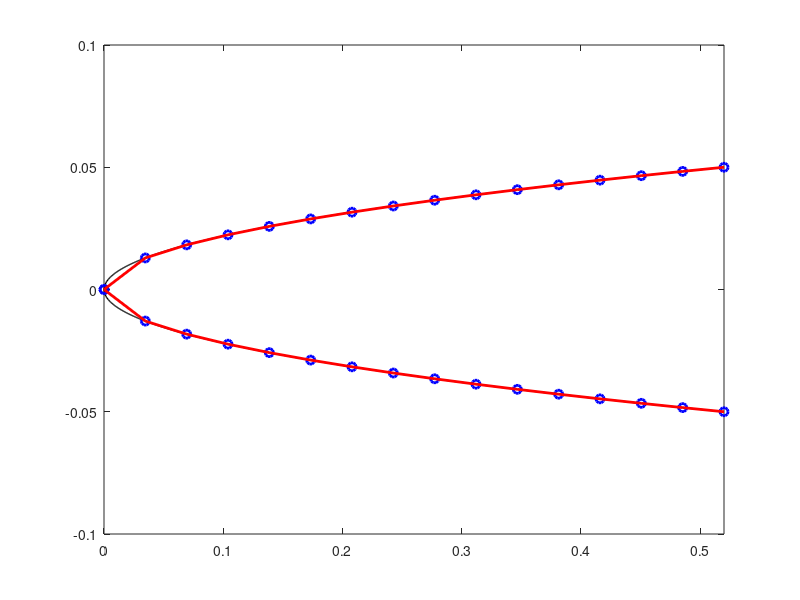

The MATLAB source for this figure: (Note: this script raises an error after producing the figure.)
%Nose cone function and tangent approximation
clc
close all
clear all

L = 0.52; %nose length
R = 0.05 ; %nose base radius
C= 0; %haack series parameter, 0 for Von Karman
n = 1/2; %power series parameter
M = 1.2;
g = 1.4; %ratio of specific heats
P_inf = 301125; %freestream pressure, atmosferic pressure
T_inf = 1; %freestream temperature
rho_inf = 1.225; %freestream density

x = linspace(0,L,1000);
P =zeros(1000,1);

%nosecone shape function
%von karman
%y = @(x) (R/sqrt(pi))*sqrt(acos(1-(2.*x)/L)-(sin(2.*acos(1-(2.*x)/L)))/2+C*(sin(acos(1-(2.*x)/L))).^3);
%power series
y = @(x) R*(x./L).^n;
ys = y(x);

%slope of the tangent lines
%von karman
%dy_by_dx = @(x) -(R.*((2.*cos(2.*acos(1 - (2.*x)./L)))./(L.*(1 - ((2.*x)./L - 1).^2.).^(1/2)) - 2./(L.*(1 - ((2.*x)./L - 1).^2).^(1/2)) + (6.*C.*(1 - ((2.*x)./L - 1).^2).^(1/2).*((2.*x)./L - 1))./L))./(2.*sqrt(pi).*(acos(1 - (2.*x)./L) - sin(2.*acos(1 - (2.*x)./L))/2 + C.*(1 - ((2.*x)./L - 1).^2).^(3/2)).^(1/2));
%power series
dy_by_dx = @(x) n*(R/L^n).*x.^(n-1);
y_f = dy_by_dx(x);

plot(x,ys,"k","LineWidth",1)
hold on
plot(x,-ys,"k","LineWidth",1)
axis([0 L -0.1 0.1])

S = 15; % Desidered Segments
N = S + 1; % Number of Nodes
delta = (max(y_f)-min(y_f))/(N); %gradient delta
x_t = zeros(N,1); %x position of the tangent nodes
y_t = zeros(N,1); %y position of the tangent nodes
x_t(1) = 0; %the tip is set to be a tangent node
y_t(1) = 0;
k = 2;%number of tangent nodes alreay found (tip+base)

for i = 1:length(y_f)
    
    if  y_f(i) <= max(y_f) - delta && k == 2
        x_t(k) = x(i);
        k = k + 1;
       
    elseif (y_f(i) <= (dy_by_dx(x_t(k - 1)) - delta)) && (k > 2)
        x_t(k) = x(i);
        k = k + 1;
    end
end

x_t(N) = L;%the base is set to be a tangent node
y_t(N) = R;
y_t = y(x_t);
%to solve numerical cancellation problem that might leave some zeros in tne
%x_t array:
k = 2;
while k<N
    if x_t(k) == 0 %if a 0 is found in the array (in a position different for 1, because k starts at 2)
        ns = N-k;%number of nodes to correct
        d = (x_t(N)-x_t(k-1))/(ns+1);%the 0 nodes are substituted by equispaced nodes of length d
        for j = 1:ns
            x_t(k+j-1)=x_t(k-1)+d*j;
            y_t(k+j-1) = y(x_t(k+j-1));
        end
        k = N+1;%to break the loop
    end
    k = k+1;
end
%Method 1: join the tangent nodes. Tangent nodes coincident to the
%final nodes. Red segments
plot(x_t,y_t,"bo", "LineWidth",2)
plot(x_t,-y_t, "bo", "LineWidth",2)
for i = 1:S
    x1 = x_t(i);
    x2 = x_t(i + 1);
    plot([x1;x2], [y(x1);y(x2)],'r','linewidth',2)
    plot([x1;x2], [-y(x1);-y(x2)],'r','linewidth',2)
end

%Method 2: find the final nodes by intersecting the tangents to the
%already found tangent nodes. Green segments.
x_n = zeros(N+1,1); %x position of the final nodes
y_n = zeros(N+1,1); %y position of the final nodes
for j = 1:(length(x_t)-1)
    x1 = x_t(j);
    x2 = x_t(j+1);
    y1 = y_t(j);
    y2 = y_t(j+1);
    m1 = n*(R/L^n)*x1^(n-1);%slopes of the tangents in the tangent nodes
    m2 = dy_by_dx(x2);
    x = (y2-y1+m1*x1-m2*x2)/(m1-m2);
    y = m1*(x-x1)+y1;
    x_n(j+1)=x;
    y_n(j+1)=y;
    
end
x_n(length(x_t)+1) = L;
y_n(length(y_t)+1) = R;


%barrowman method + expansion waves 
NU = @(M) (atan((M^2 - 1)^(1/2)*((g - 1)/(g + 1))^(1/2))*(g + 1)^(1/2))/(g - 1)^(1/2) - atan((M^2 - 1)^(1/2));
dNU = @(M) (M*((g - 1)/(g + 1))^(1/2)*(g + 1)^(1/2))/((M^2 - 1)^(1/2)*(((M^2 - 1)*(g - 1))/(g + 1) + 1)*(g - 1)^(1/2)) - 1/(M*(M^2 - 1)^(1/2));
B = @(M) (g*M^2)/(2*(M^2-1));
Omega = @(M) (1/M)*((1+M^2*(g-1)/2)/((g+1)/2))^((g+1)/(2*(g-1)));
for k=1:length(x_n)-1
    theta = atan((y_n(k+1)-y_n(k))./(x_n(k+1)-x_n(k)));
    if k ==1
        [M0,P0] = taylor_maccoll_solver(M, theta, g, P_inf, T_inf, rho_inf);%P costante in questo tratto
        P = @(x) P0;
        %syms x;
        %Cdwl = (4/(g*M_inf^2))*int(P0*sin(theta)*2*pi,x,0,x_n(k+1));
        M1 = M0;
        dpds1 = 0;
        P2 = P0;
    else
        [MC,PC] = taylor_maccoll_solver(M, theta,g, P_inf, T_inf, rho_inf);
        B1 = B(M1);
        nu1 = NU(M1);
        O1 = Omega(M1);
        f = NU - (thetapr-theta) - nu1;
        df = dNU;
        [M2,num_it,M2_vec] = NewtonMethod(M_inf,f,df,-10,0.01,10);
        B2 = B(M2);
        nu2 = (thetapr-theta) + nu1;
        O2 = Omega(M2);
        dpds2 = (B2/y_n(k))*((O1/O2)*sin(thetapr)-sin(theta))+(B2/B1)*(O1/O2)*dpds1;
        %eta = dpds2 * (x-x2)/((PC-P2)*cos(theta))
        %P = (PC-(PC-P2)*e^(-dpds2 * (x-x_n(k)/((PC-P2)*cos(theta))))
        P2 = (PC-(PC-P2)*e^(-dpds2 * (x-x_n(k+1))/((PC-P2)*cos(theta))));
        %(PC-(PC-P2)*e^(-dpds2 * (x-x2)/((PC-P2)*cos(theta))))
        %Cdwl = (4/(g*M_inf^2))*int((PC-(PC-P2)*e^(-dpds2 * (x-x_n(k)/((PC-P2)*cos(theta))))*sin(theta)*2*pi,x,0,x_n(k+1));
        M1 = M2;
        dpds1 = dpds2;
    end
    plot([x_n(k);x_n(k+1)], [y_n(k);y_n(k+1)],'g','linewidth',2)
    plot([x_n(k);x_n(k+1)], [-y_n(k);-y_n(k+1)],'g','linewidth',2)
    thetapr = theta;
end
